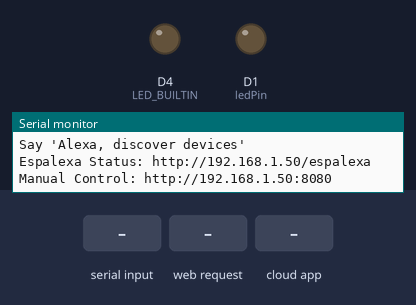
A sketch run on a simulated ESP8266 (Wemos D1 mini). On the bench: output pins drawn as LEDs (lit = HIGH, except the on-board LED, lit = LOW), the last lines printed to the serial monitor. Dashed ring = blinking. The test bench sets the inputs (shaded band). WiFi joins after 1.5 s; servers stay silent unless stated.

Above: at 3.7 s.
3.8 s: "test" received over Serial
At 5.6 s:
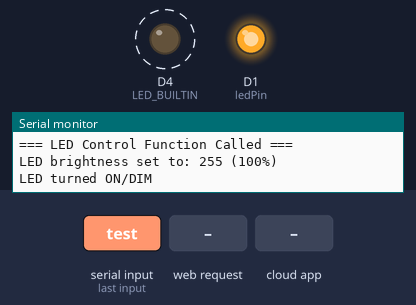
6.8 s: HTTP request GET /on received
9.5 s: the phone or cloud app sets LED.Lights to 64
At 10.2 s:
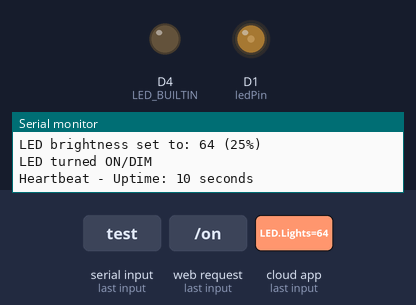
11.0 s: HTTP request GET /dim75 received
At 11.4 s:
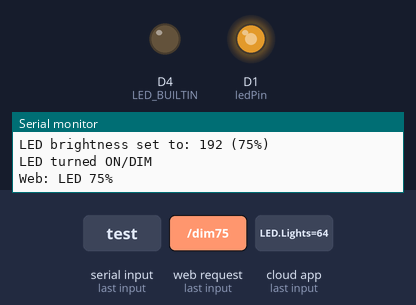
12.5 s: "1" received over Serial
At 14.6 s:
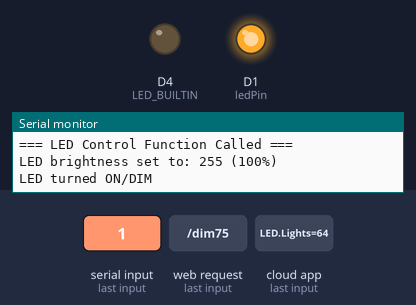
15.0 s: "dim90\n" received over Serial
At 16.01 s:
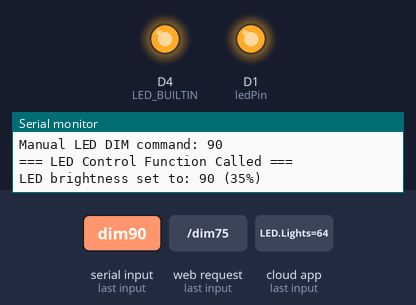
Timing chart, 0 to 18.0 s (numbered marks = the images above; inputs shaded):
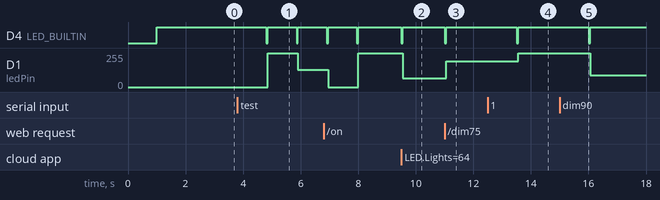

Measured:
- after the input at 3.8 s, D4 (LED_BUILTIN): alternates HIGH for 1.0 s and LOW for 0.05 s, starting after 1.0 s; D1 (ledPin): 0/255 → 255/255 after 1.1 s, → 128/255 1.1 s later
- after the input at 9.5 s, D4 (LED_BUILTIN): HIGH → LOW at once, → HIGH 0.05 s later; D1 (ledPin): 255/255 → 64/255 after 0.05 s
- after the input at 11.0 s, D4 (LED_BUILTIN): HIGH → LOW at once, → HIGH 0.05 s later; D1 (ledPin): 64/255 → 192/255 after 0.05 s
- after the input at 12.5 s, D4 (LED_BUILTIN): HIGH → LOW after 1.0 s, → HIGH 0.05 s later; D1 (ledPin): 192/255 → 255/255 after 1.1 s
- after the input at 15.0 s, D4 (LED_BUILTIN): HIGH → LOW after 1.0 s, → HIGH 0.05 s later; D1 (ledPin): 255/255 → 90/255 after 1.1 s

The sketch:

48v_smart_strip.ino
```cpp
#include <ESP8266WiFi.h>
#include <ESP8266WebServer.h>
#define ESPALEXA_DEBUG
#include <Espalexa.h>

// WiFi credentials - CHANGE THESE
const char* ssid = "your_wifi_name";
const char* password = "your_wifi_password";

// Device settings
String deviceName = "LED Lights"; // This is what you'll say to Alexa
int ledPin = D1; // PWM pin for MOSFET gate

// Espalexa instance
Espalexa espalexa;

// Custom web server for manual control
ESP8266WebServer controlServer(8080);

void setup() {
  Serial.begin(115200);
  delay(1000); // Give serial time to initialize

  Serial.println("\n=== D1 Mini Alexa LED Controller ===");
  Serial.println("Starting up...");

  // Initialize LED pin and built-in LED
  pinMode(ledPin, OUTPUT);
  pinMode(LED_BUILTIN, OUTPUT);
  analogWrite(ledPin, 0); // Start with lights off
  digitalWrite(LED_BUILTIN, HIGH); // Turn off built-in LED (HIGH = off on D1 Mini)
  Serial.println("LED pin initialized");

  // Connect to WiFi
  Serial.println("Attempting WiFi connection...");
  Serial.print("SSID: ");
  Serial.println(ssid);

  WiFi.begin(ssid, password);
  Serial.print("Connecting");

  int attempts = 0;
  while (WiFi.status() != WL_CONNECTED && attempts < 30) {
    delay(500);
    Serial.print(".");
    attempts++;
  }

  if (WiFi.status() == WL_CONNECTED) {
    Serial.println("\n*** WiFi Connected Successfully! ***");
    Serial.print("IP Address: ");
    Serial.println(WiFi.localIP());
    Serial.print("Network: ");
    Serial.println(WiFi.SSID());
    Serial.print("Signal Strength: ");
    Serial.print(WiFi.RSSI());
    Serial.println(" dBm");
  } else {
    Serial.println("\n*** WiFi Connection FAILED! ***");
    Serial.println("Check your SSID and password");
    return; // Don't continue if no WiFi
  }

  // Setup custom web server for manual control
  setupControlServer();

  // Add device to Espalexa
  Serial.println("Setting up Alexa device...");
  Serial.print("Device name: '");
  Serial.print(deviceName);
  Serial.println("'");

  // Add device - simple version that works with this library version
  espalexa.addDevice(deviceName, ledControl);
  espalexa.begin();

  Serial.println("*** Setup Complete! ***");
  Serial.println("Say 'Alexa, discover devices'");
  Serial.print("Espalexa Status: http://");
  Serial.print(WiFi.localIP());
  Serial.println("/espalexa");
  Serial.print("Manual Control: http://");
  Serial.print(WiFi.localIP());
  Serial.println(":8080");
}

void setupControlServer() {
  // Main control page
  controlServer.on("/", HTTP_GET, [](){
    String html = "<!DOCTYPE HTML><html><head><title>LED Strip Controller</title>";
    html += "<style>body{font-family:Arial; text-align:center; margin:50px;}";
    html += "button{font-size:24px; padding:15px 30px; margin:10px; border:none; border-radius:5px; cursor:pointer;}";
    html += ".on{background:#4CAF50; color:white;} .off{background:#f44336; color:white;}";
    html += ".dim{background:#2196F3; color:white;}</style></head><body>";
    html += "<h1>48V LED Strip Controller</h1>";
    html += "<h2>Manual Control Panel</h2>";
    html += "<p><a href='/on'><button class='on'>TURN ON (100%)</button></a></p>";
    html += "<p><a href='/off'><button class='off'>TURN OFF</button></a></p>";
    html += "<h3>Dimming Controls</h3>";
    html += "<p><a href='/dim25'><button class='dim'>25%</button></a> ";
    html += "<a href='/dim50'><button class='dim'>50%</button></a> ";
    html += "<a href='/dim75'><button class='dim'>75%</button></a></p>";

    // Show current status
    EspalexaDevice* device = espalexa.getDevice(0);
    if (device) {
      html += "<hr><h3>Current Status</h3>";
      html += "<p><strong>Brightness:</strong> " + String(device->getValue()) + "/255 (" + String(device->getPercent()) + "%)</p>";
    }

    html += "<hr><p><small>Refresh page to update status</small></p>";
    html += "</body></html>";

    controlServer.send(200, "text/html", html);
  });

  // Control endpoints
  controlServer.on("/on", HTTP_GET, [](){
    ledControl(255);
    Serial.println("Web: LED ON");
    controlServer.sendHeader("Location", "/");
    controlServer.send(302, "text/plain", "");
  });

  controlServer.on("/off", HTTP_GET, [](){
    ledControl(0);
    Serial.println("Web: LED OFF");
    controlServer.sendHeader("Location", "/");
    controlServer.send(302, "text/plain", "");
  });

  controlServer.on("/dim25", HTTP_GET, [](){
    ledControl(64);
    Serial.println("Web: LED 25%");
    controlServer.sendHeader("Location", "/");
    controlServer.send(302, "text/plain", "");
  });

  controlServer.on("/dim50", HTTP_GET, [](){
    ledControl(128);
    Serial.println("Web: LED 50%");
    controlServer.sendHeader("Location", "/");
    controlServer.send(302, "text/plain", "");
  });

  controlServer.on("/dim75", HTTP_GET, [](){
    ledControl(192);
    Serial.println("Web: LED 75%");
    controlServer.sendHeader("Location", "/");
    controlServer.send(302, "text/plain", "");
  });

  controlServer.begin();
  Serial.println("Control server started on port 8080");
}

void loop() {
  espalexa.loop();
  controlServer.handleClient();

  // Check for serial commands to test LED manually
  if (Serial.available()) {
    String command = Serial.readString();
    command.trim();

    if (command == "1" || command == "on") {
      Serial.println("Manual LED ON command");
      ledControl(255);
    } else if (command == "0" || command == "off") {
      Serial.println("Manual LED OFF command");
      ledControl(0);
    } else if (command.startsWith("dim")) {
      int brightness = command.substring(3).toInt();
      Serial.print("Manual LED DIM command: ");
      Serial.println(brightness);
      ledControl(brightness);
    } else if (command == "test") {
      Serial.println("Testing LED sequence...");
      ledControl(255); delay(1000);
      ledControl(128); delay(1000);
      ledControl(0);   delay(1000);
    } else {
      Serial.println("Commands: 1/on, 0/off, dim128, test");
    }
  }

  // Add a heartbeat every 10 seconds
  static unsigned long lastHeartbeat = 0;
  if (millis() - lastHeartbeat > 10000) {
    Serial.print("Heartbeat - Uptime: ");
    Serial.print(millis() / 1000);
    Serial.println(" seconds");
    lastHeartbeat = millis();
  }
}

// Callback function when Alexa sends commands
void ledControl(uint8_t brightness) {
  Serial.println("=== LED Control Function Called ===");
  Serial.print("LED brightness set to: ");
  Serial.print(brightness);
  Serial.print(" (");
  Serial.print((brightness * 100) / 255);
  Serial.println("%)");

  // Flash the onboard LED to show command received
  digitalWrite(LED_BUILTIN, LOW);  // Turn on built-in LED
  delay(50);
  digitalWrite(LED_BUILTIN, HIGH); // Turn off built-in LED

  // Write PWM value (0-255 range)
  analogWrite(ledPin, brightness);

  // Update the Espalexa device state
  if (espalexa.getDevice(0)) {
    espalexa.getDevice(0)->setValue(brightness);
  }

  if (brightness > 0) {
    Serial.println("LED turned ON/DIM");
  } else {
    Serial.println("LED turned OFF");
  }
}
```
